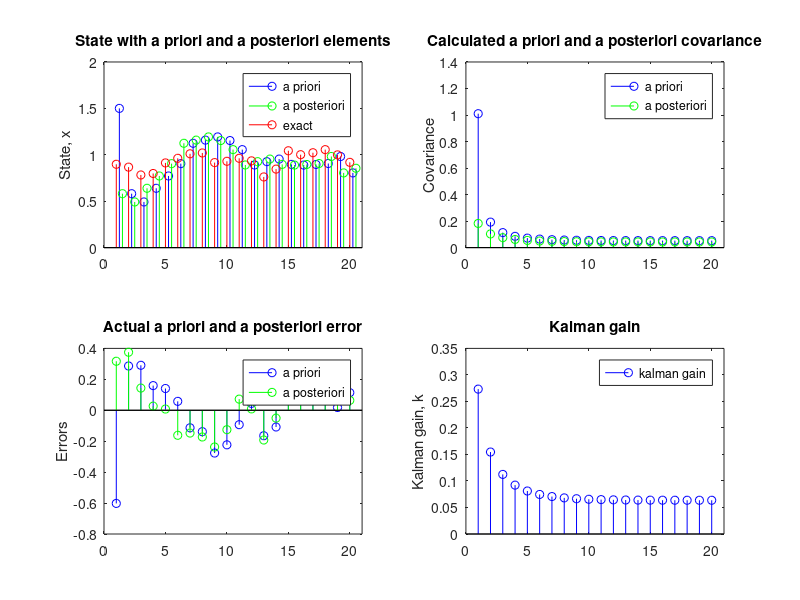

The MATLAB script that drew this image:
%Define the length of the simulation.
nlen=20;

%Define the system.
a=1;  %a=1 for a constant, |a|<1 for a first order system.
h=3;

%Define the noise covariances.
Q=0.01;
R=2;

%Preallocate memory for all arrays.  Note that this is not really necessary
%but speeds up MatLab a bit.
%However, it is necessary to come up with initial estimates (guesses) for
%   1) the state.
%   2) the a priori error.
x=zeros(1,nlen);
z=zeros(1,nlen);
xapriori=zeros(1,nlen);
xaposteriori=zeros(1,nlen);
residual=zeros(1,nlen);
papriori=ones(1,nlen);
paposteriori=ones(1,nlen);
k=zeros(1,nlen);

%Calculate the process and measurement noise.
w1=randn(1,nlen);   %This line and the next can be commented out after running
v1=randn(1,nlen);   %the script once to generate multiple runs with identical
                    %noise (for better comparison).
w=w1*sqrt(Q);
v=v1*sqrt(R);

%Initial condition on the state, x.
x_0=1.0;

%Initial guesses for state and a posteriori covariance.
xaposteriori_0=1.5;
paposteriori_0=1;

%Calculate the first estimates for all values based upon the initial guess
%of the state and the a posteriori covariance.  The rest of the steps will
%be calculated in a loop.
%
%Calculate the state and the output
x(1)=a*x_0+w(1);
z(1)=h*x(1)+v(1);
%Predictor equations
xapriori(1)=a*xaposteriori_0;
residual(1)=z(1)-h*xapriori(1);
papriori(1)=a*a*paposteriori_0+Q;
%Corrector equations
k(1)=h*papriori(1)/(h*h*papriori(1)+R);
paposteriori(1)=papriori(1)*(1-h*k(1));
xaposteriori(1)=xapriori(1)+k(1)*residual(1);

%Calculate the rest of the values.
for j=2:nlen,
    %Calculate the state and the output
    x(j)=a*x(j-1)+w(j);
    z(j)=h*x(j)+v(j);
    %Predictor equations
    xapriori(j)=a*xaposteriori(j-1);
    residual(j)=z(j)-h*xapriori(j);
    papriori(j)=a*a*paposteriori(j-1)+Q;
    %Corrector equations
    k(j)=h*papriori(j)/(h*h*papriori(j)+R);
    paposteriori(j)=papriori(j)*(1-h*k(j));
    xaposteriori(j)=xapriori(j)+k(j)*residual(j);
end

j=1:nlen;

%Plot states and state estimates
subplot(221);
h1=stem(j+0.25,xapriori,'b');
hold on
h2=stem(j+0.5,xaposteriori,'g');
h3=stem(j,x,'r');
hold off
%Make nice formatting.
legend([h1(1) h2(1) h3(1)],'a priori','a posteriori','exact');
title('State with a priori and a posteriori elements');
ylabel('State, x');
xlim=[0 length(j)+1];
set(gca,'XLim',xlim);

%Plot covariance
subplot(222);
h1=stem(j,papriori,'b');
hold on;
h2=stem(j,paposteriori,'g');
hold off
legend([h1(1) h2(1)],'a priori','a posteriori');
title('Calculated a priori and a posteriori covariance');
ylabel('Covariance');
set(gca,'XLim',xlim);  %Set limits the same as first graph

%Plot errors
subplot(223);
h1=stem(j,x-xapriori,'b');
hold on
h2=stem(j,x-xaposteriori,'g');
hold off
legend([h1(1) h2(1)],'a priori','a posteriori');
title('Actual a priori and a posteriori error');
ylabel('Errors');
set(gca,'XLim',xlim);  %Set limits the same as first graph

%Plot kalman gain, k
subplot(224);
h1=stem(j,k,'b');
legend([h1(1)],'kalman gain');
title('Kalman gain');
ylabel('Kalman gain, k');
set(gca,'XLim',xlim);  %Set limits the same as first graph

    
    